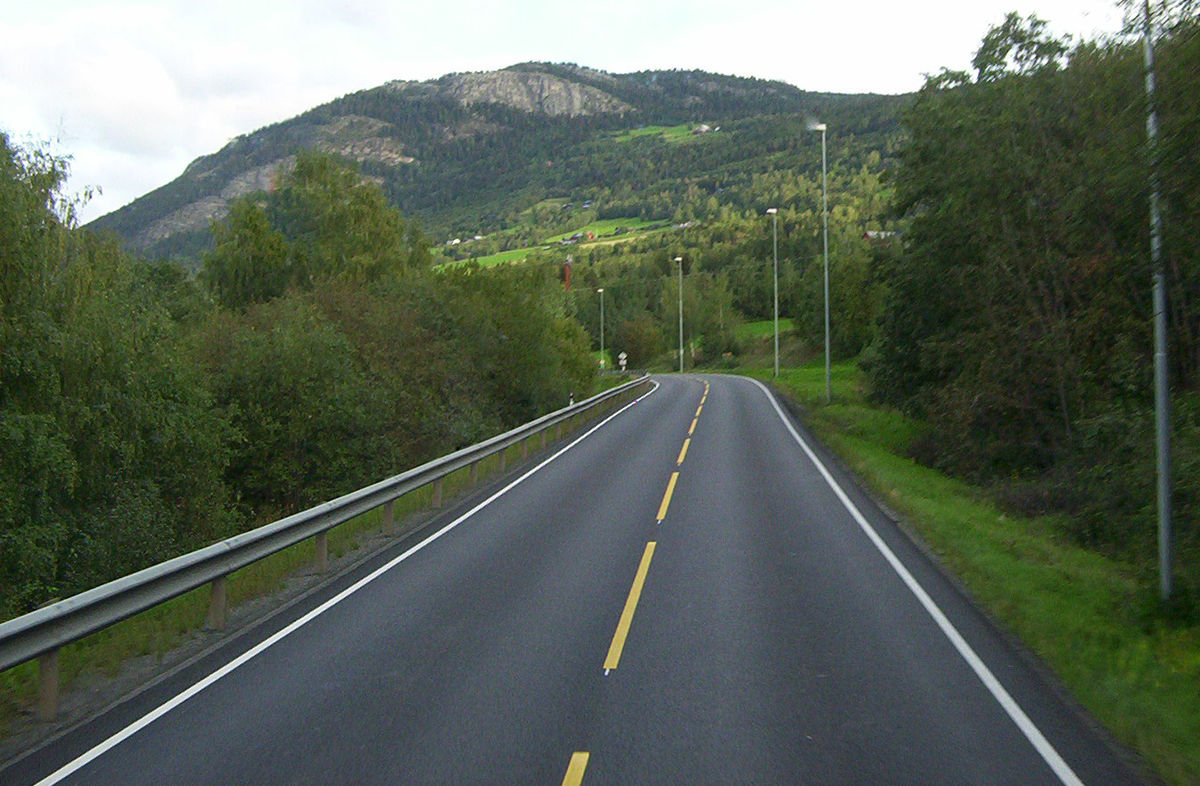
#> input picture res/Road_in_Norway.jpg, 1200 x 786 px, given in place of Lenna.png, which was not available
$ python dftImg.py   (older library calls are emulated)
#> lines starting #> are read from the running program, lines starting #| are printed output that depends on the picture; pictures that were not available may be replaced by others from this repository, and a replacement may not be noted
### ImageBase.py
#python3
#Steven Image base operation Class
import cv2
import numpy as np
from matplotlib import pyplot as plt
import random

# [11 lines left out: functions changeBgr2Rbg, changeRbg2Bgr, not called in this run]

def loadImg(file, mode=cv2.IMREAD_COLOR, toRgb=True):
    #mode = cv2.IMREAD_COLOR cv2.IMREAD_GRAYSCALE cv2.IMREAD_UNCHANGED
    try:
        img = cv2.imread(file,mode)
    except:
        print("Load image error,file=",file)

    assert(img is not None)
    if toRgb:
        if getImagChannel(img) == 3:
            img = changeBgr2Rbg(img)
    return img

def loadGrayImg(file):
    img = loadImg(file,mode=cv2.IMREAD_GRAYSCALE)
    return img

def writeImg(img,filePath):
    cv2.imwrite(filePath,img)

def infoImg(img,str='image:'):
    return print(str,'shape:',img.shape,'size:',img.size,'dims=',img.ndim,'dtype:',img.dtype)

# [4 lines left out: function grayImg, not called in this run]

def getImagChannel(img):
    if img.ndim == 3: #color r g b channel
        return 3
    return 1  #only one channel

# [27 lines left out: functions resizeImg, showimage, plotImg, not called in this run]

def getImgHW(img):
    return img.shape[0],img.shape[1]

def distanceImg(img1,img2):
    return np.sqrt(np.sum(np.square(img1 - img2)))

"""-----------------------operation start-------"""
# [100 lines left out: functions calcAndDrawHist, equalizedHist, custEqualizedHist, histogram_equalize, binaryImage, binaryImage2 and 2 more, not called in this run]

def thresHoldModel(img,mode=cv2.ADAPTIVE_THRESH_MEAN_C):
    #cv2.ADAPTIVE_THRESH_GAUSSIAN_C
    return cv2.adaptiveThreshold(img,255,mode,cv2.THRESH_BINARY,11,2)

def convolutionImg(img,kernel):
    return cv2.filter2D(img,-1,kernel)

# [343 lines left out: functions colorSpace, flipImg, custGray, differImg, reverseImg, LightImg and 9 more, not called in this run]

#https://docs.opencv.org/trunk/da/d22/tutorial_py_canny.html
def cannyImg(img,threshold1=100,threshold2=200):
    return cv2.Canny(img, threshold1=threshold1, threshold2=threshold2)

def sobelImg(img,scale=1,delta=0,ddepth = cv2.CV_16S, ksize=3):
    return cv2.Sobel(img, ddepth, 1, 0, ksize=ksize, scale=scale, delta=delta, borderType=cv.BORDER_DEFAULT)

# [23 lines left out: functions textImg, jointImage, not called in this run]

def rectangleImg(img,startPt,stopPt,color=(0, 0, 255),thickness=2):
    #return cv2.rectangle(img=img, pt1=startPt, pt2=stopPt, color=color, thickness=thickness)
    return cv2.rectangle(img, startPt, stopPt, color, thickness=2)

# [17 lines left out: functions adjustBrightnessAndContrast, GammaCorrection, not called in this run]

### mainImagePlot.py
#python3
#Steven 11/03/2020 image plot modoule

import matplotlib.pyplot as plt
from common import getRowAndColumn
from ImageBase import *

# [4 lines left out: function plotImg2, not called in this run]

def plotImagList(imgList, nameList, title='', gray=False, showticks=True):
    nImg = len(imgList)
    nRow,nColumn = getRowAndColumn(nImg)

    plt.figure().suptitle(title, fontsize="x-large")
    for n in range(nImg):
        img = imgList[n]
        ax = plt.subplot(nRow, nColumn, n + 1)
        ax.title.set_text(nameList[n])
        if gray:
            plt.imshow(img,cmap="gray")
        else:
            plt.imshow(img)

        if not showticks:
            ax.set_yticks([])
            ax.set_xticks([])
    #plt.grid(True)
    plt.tight_layout()

    # [4 lines of commented-out code are left out]
    plt.show()

# [7 lines left out: function main, not called in this run]

# [2 lines that do not run on import are left out]

### common.py
#python3
#Steven common
import numpy as np


def getRowAndColumn(N):
    """give a positive number,return suitable a*b for subplot matrix """
    if N <= 0:
        return (0,0)
    if N == 1:
        return (1,1)

    if N % 2 != 0: #odd number
        N +=1

    match = []
    for i in np.arange(1,N/2+1,dtype=np.int8):
        #print(i)
        if N % i == 0:
            match.append((int(i), int(N/i)))
    #print(match)

    '''(a,b) find the minimum abs(a-b) as the suitable result'''
    minInter = abs(match[0][0]-match[0][1])
    res = match[0]
    for i in match:
        if minInter > abs(i[0]-i[1]):
            minInter = abs(i[0]-i[1])
            res = i

    return res[0],res[1]

def main():
    print(getRowAndColumn(78))

# [2 lines that do not run on import are left out]

### dftImg.py
#python3
#https://en.wikipedia.org/wiki/Discrete_Fourier_transform
import cv2
import numpy as np
from matplotlib import pyplot as plt
from ImageBase import *
from mainImagePlot import plotImagList

def dftFft(a):
    f = np.fft.fft2(a)
    return np.fft.fftshift(f)

def dftFftBack(fshift):
    f_ishift = np.fft.ifftshift(fshift)
    return np.fft.ifft2(f_ishift)

def dftImg():
    file = r'./res/Lenna.png'#'./res/Lenna.png' #
    img = loadImg(file,mode=cv2.IMREAD_GRAYSCALE) # IMREAD_GRAYSCALE IMREAD_COLOR
#> in loadImg, `img = cv2.imread(file,mode)`:
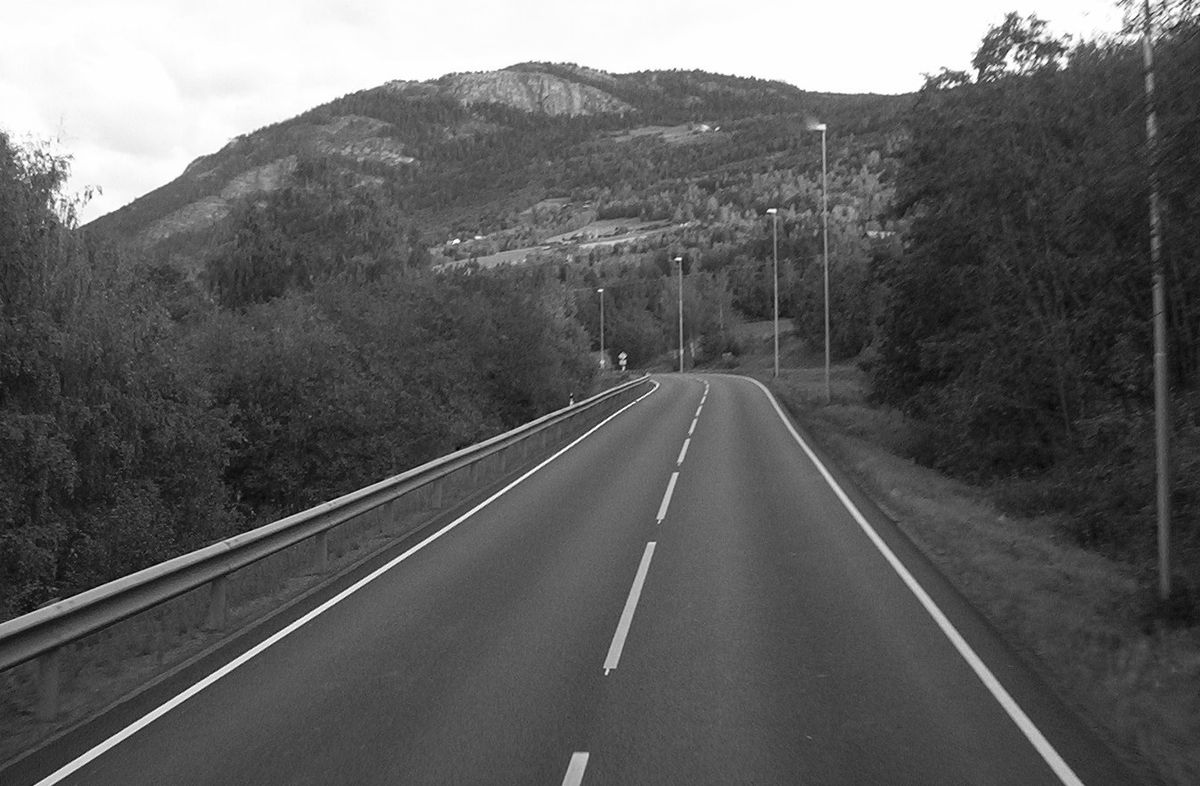
#> img: shape (786, 1200); min 0, max 255, mean 95.1

    fshift = dftFft(img)
    magnitude_spectrum = 20*np.log(np.abs(fshift))

    '''handle shift, then back img'''
    rows, cols = img.shape
    crow,ccol = rows//2 , cols//2

    imgList = []
    nameList = []
    imgList.append(img), nameList.append('Original')
    imgList.append(magnitude_spectrum), nameList.append('magnitude_spectrum')

    sizes=[3,5,10,20]
    for size in sizes:
        fshift[crow-size:crow+size, ccol-size:ccol+size] = 0
        img_back = np.real(dftFftBack(fshift))
        imgList.append(img_back), nameList.append('img_back_'+str(size))

    plotImagList(imgList,nameList,True)

def dftTest():
    a = np.array([[1,2,3]])
    fshift = dftFft(a)
    print(type(fshift))
    print('fshift = ', fshift)
    print('abs(fshift) = ', abs(fshift))
    print('log = ', np.log(np.abs(fshift)))

    back = dftFftBack(fshift)
    print('back=',back)
    print(abs(back))
    pass

def main():
    #dftTest()
    dftImg()
#> in dftImg, `magnitude_spectrum = 20*np.log(np.abs(fshift))`:
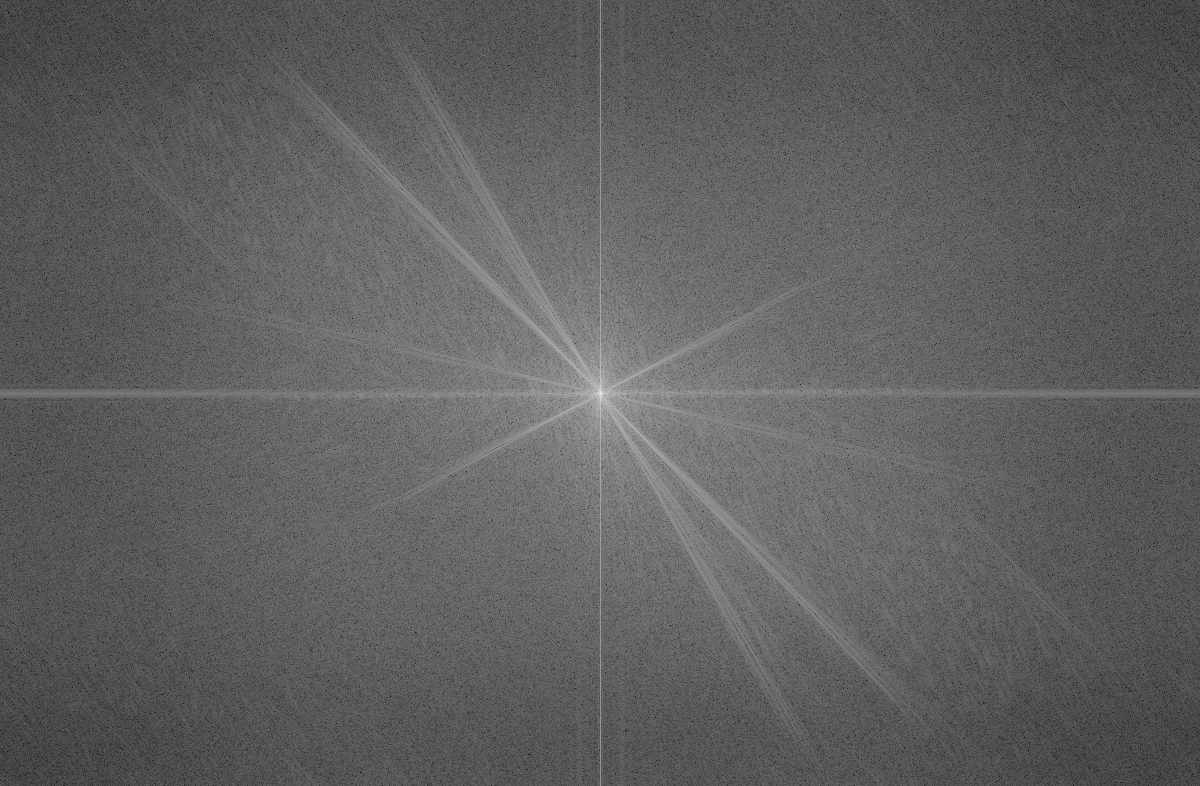
#> magnitude_spectrum: shape (786, 1200) float64; min 41.63, max 366.2, mean 164; drawn with min black and max white
#> the loop in dftImg, `for size in sizes:` made 4 passes
#> pass 1, in dftImg, `img_back = np.real(dftFftBack(fshift))`:
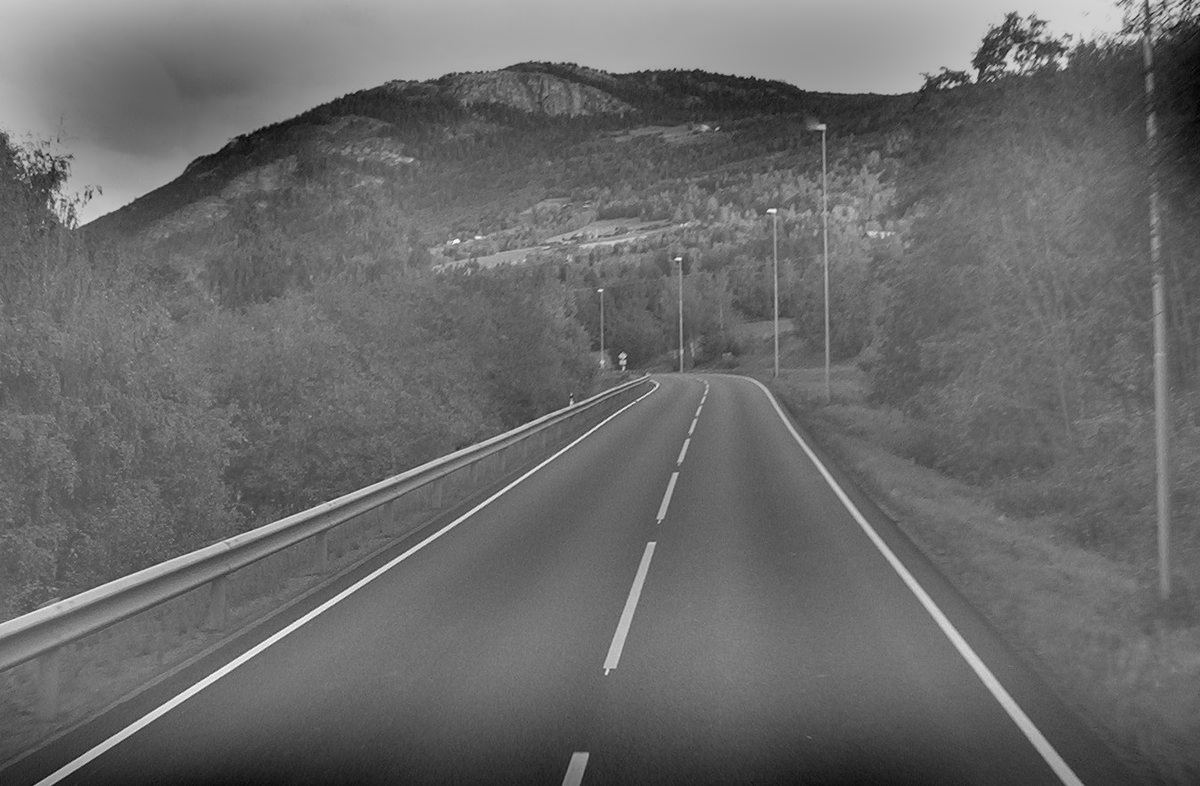
#> img_back: shape (786, 1200) float64; min -133.2, max 187.5, mean 0; drawn with min black and max white
#> pass 3, in dftImg, `img_back = np.real(dftFftBack(fshift))`:
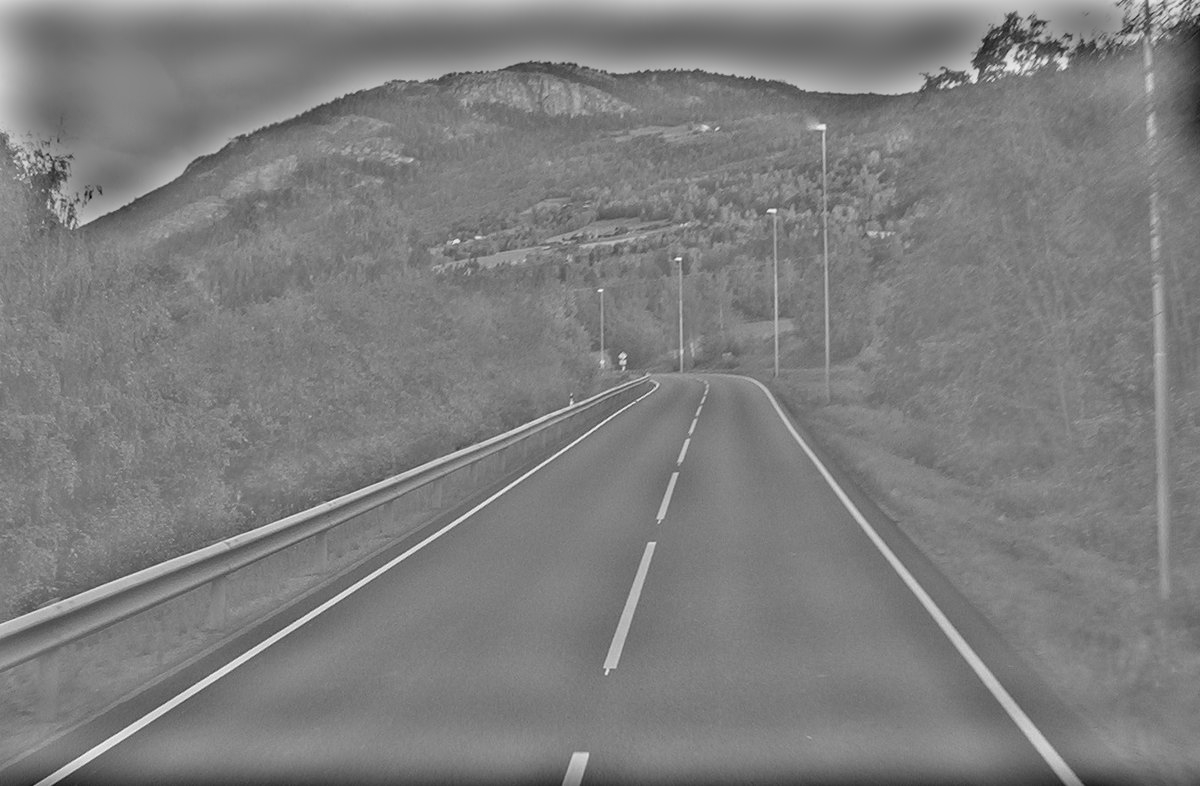
#> img_back: shape (786, 1200) float64; min -173.4, max 176.6, mean 0; drawn with min black and max white
#> after the loop in dftImg, `for size in sizes:`: imgList = 6 items; nameList = ['Original', 'magnitude_spectrum', 'img_back_3', 'img_back_5', 'img_back_10', 'img_back_20']
#> in plotImagList, `nImg = len(imgList)`: nImg = 6
#> after the loop in getRowAndColumn, `for i in np.arange(1,N/2+1,dtype=np.int8):`: match = [(1, 6), (2, 3), (3, 2)]
#> in getRowAndColumn, `minInter = abs(match[0][0]-match[0][1])`: minInter = 5
#> in getRowAndColumn, `res = match[0]`: res = (1, 6)
#> the loop in getRowAndColumn, `for i in match:` made 3 passes
#> (minInter, res) on pass 2: (1, (2, 3))
#> after the loop in getRowAndColumn, `for i in match:`: minInter = 1
#> in plotImagList, `nRow,nColumn = getRowAndColumn(nImg)`: nRow = 2; nColumn = 3
#> in plotImagList, `plt.show()`:
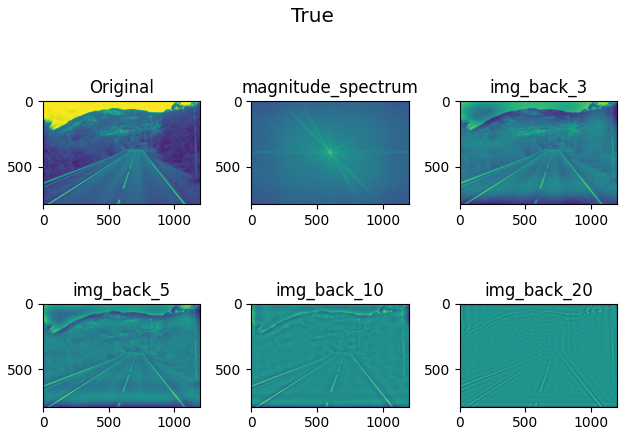
#> figure drawn by matplotlib, 6 panels

if __name__=='__main__':
    main()

$ run again, on res/otsus_algorithm.jpg
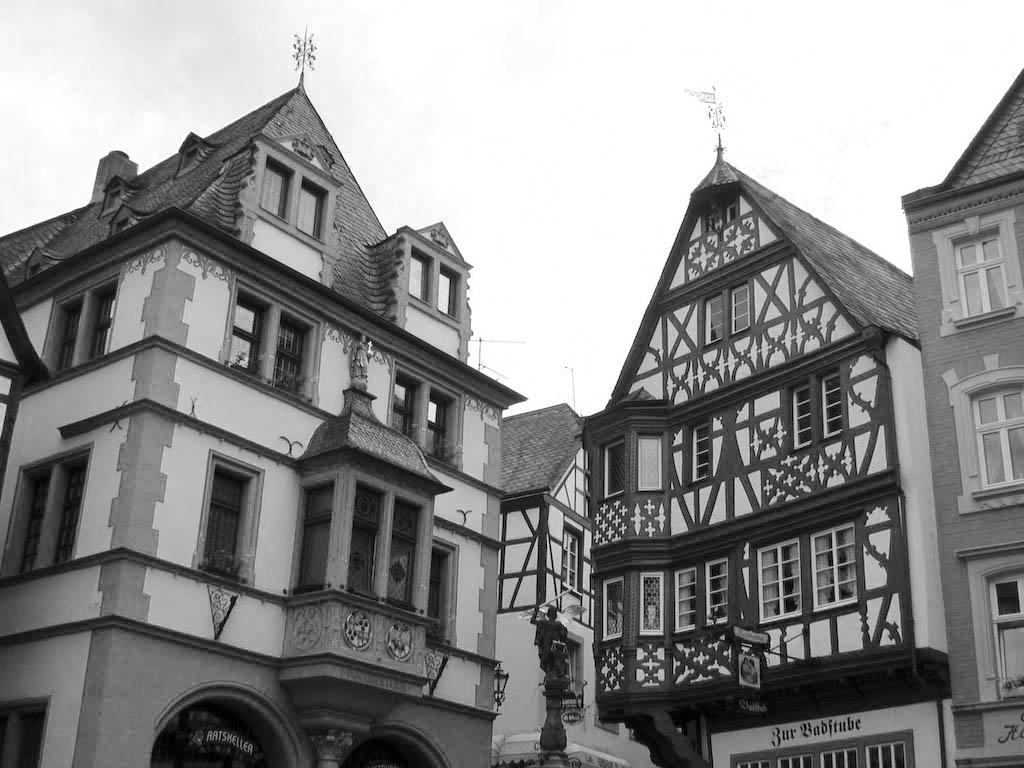
#> input picture res/otsus_algorithm.jpg, 1024 x 768 px, given in place of Lenna.png, which was not available
#> in loadImg, img is the input picture: shape (768, 1024); min 0, max 255, mean 141.3
#> in dftImg, `magnitude_spectrum = 20*np.log(np.abs(fshift))`:
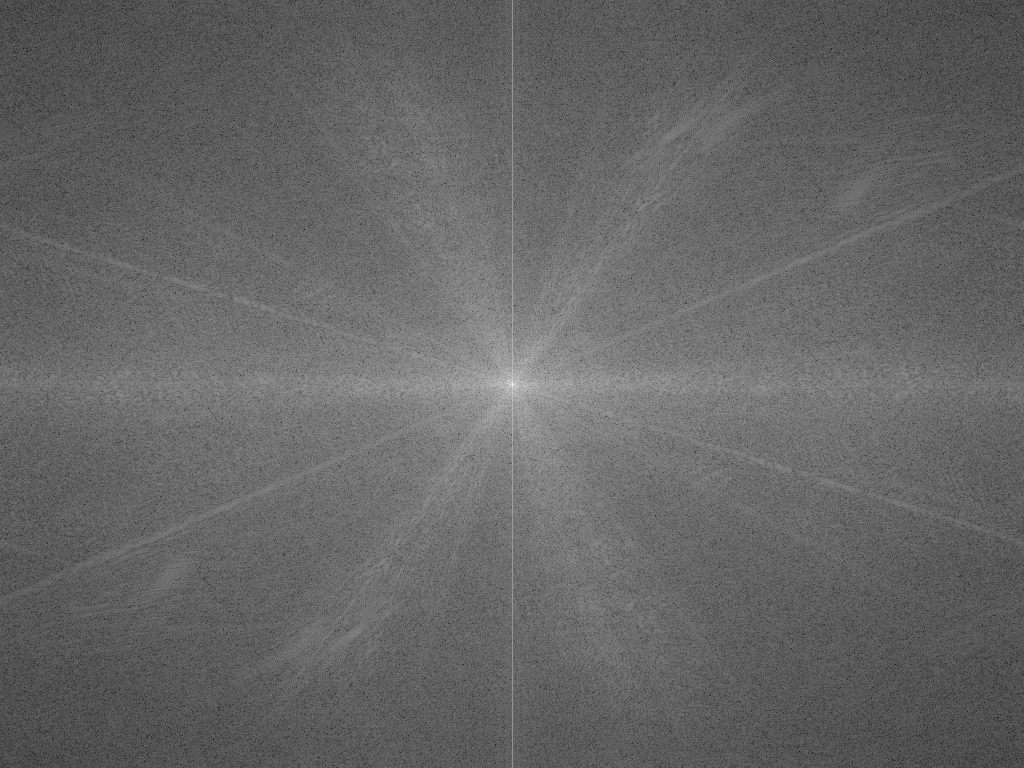
#> magnitude_spectrum: shape (768, 1024) float64; min 41.51, max 370.5, mean 173.3; drawn with min black and max white
#> the loop in dftImg, `for size in sizes:` made 4 passes
#> pass 3, in dftImg, `img_back = np.real(dftFftBack(fshift))`:
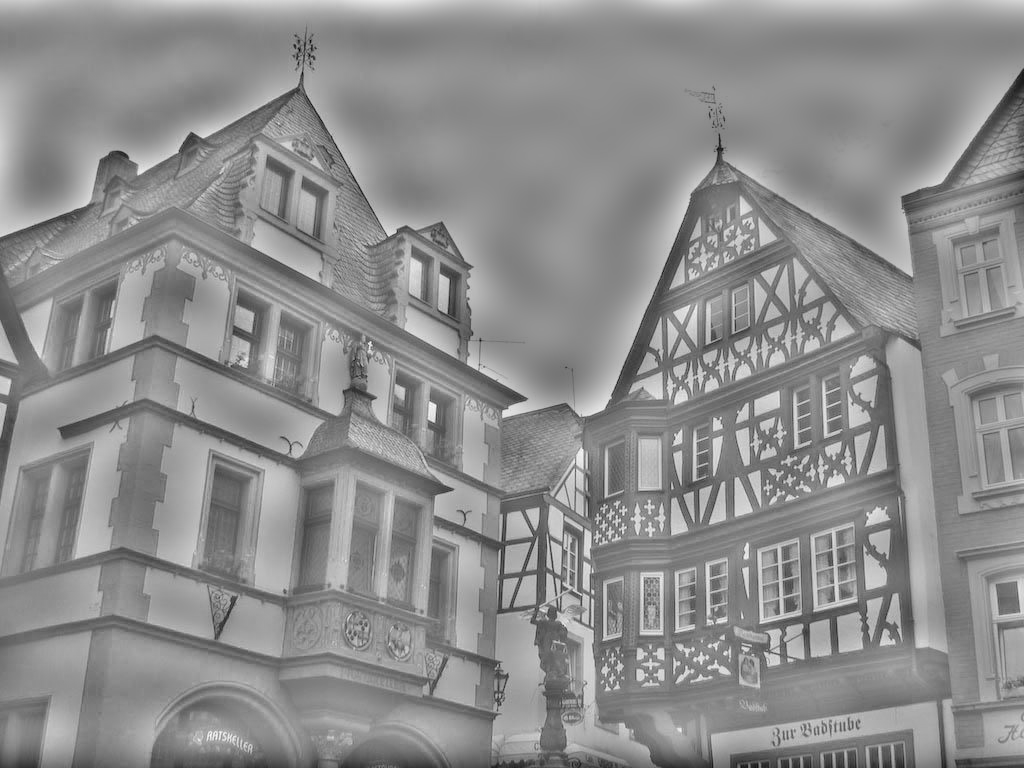
#> img_back: shape (768, 1024) float64; min -203.5, max 163, mean 0; drawn with min black and max white
#> after the loop in dftImg, `for size in sizes:`: imgList = 6 items; nameList = ['Original', 'magnitude_spectrum', 'img_back_3', 'img_back_5', 'img_back_10', 'img_back_20']
#> nImg = 6
#> after the loop in getRowAndColumn, `for i in np.arange(1,N/2+1,dtype=np.int8):`: match = [(1, 6), (2, 3), (3, 2)]
#> in getRowAndColumn, `minInter = abs(match[0][0]-match[0][1])`: minInter = 5
#> in getRowAndColumn, `res = match[0]`: res = (1, 6)
#> the loop in getRowAndColumn, `for i in match:` made 3 passes
#> (minInter, res) on pass 2: (1, (2, 3))
#> after the loop in getRowAndColumn, `for i in match:`: minInter = 1
#> nRow = 2; nColumn = 3
